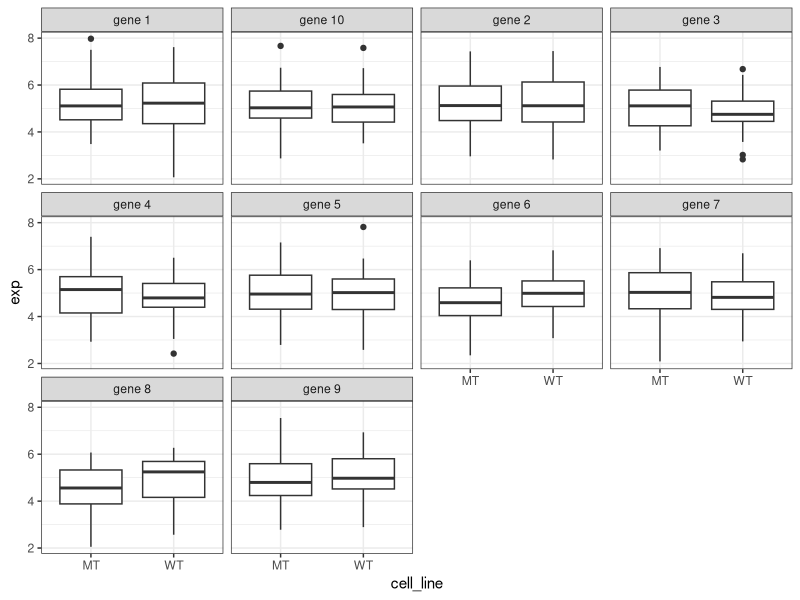
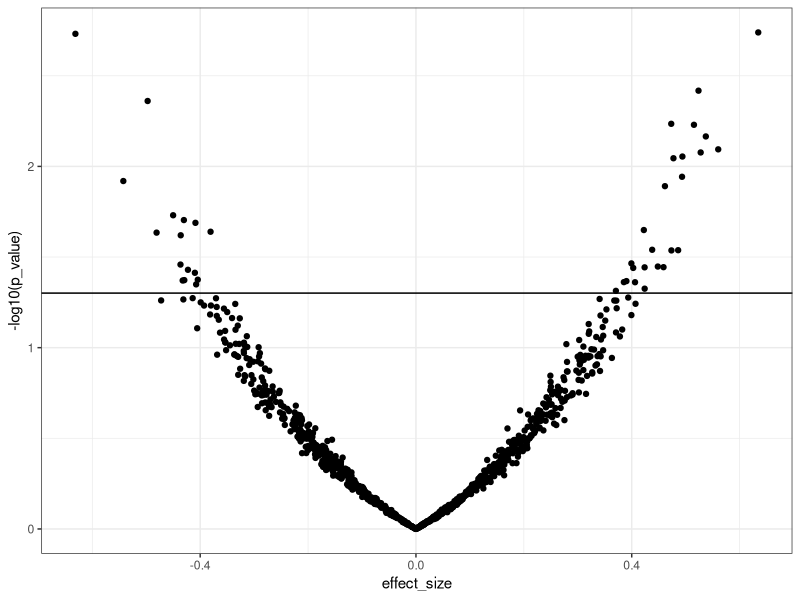
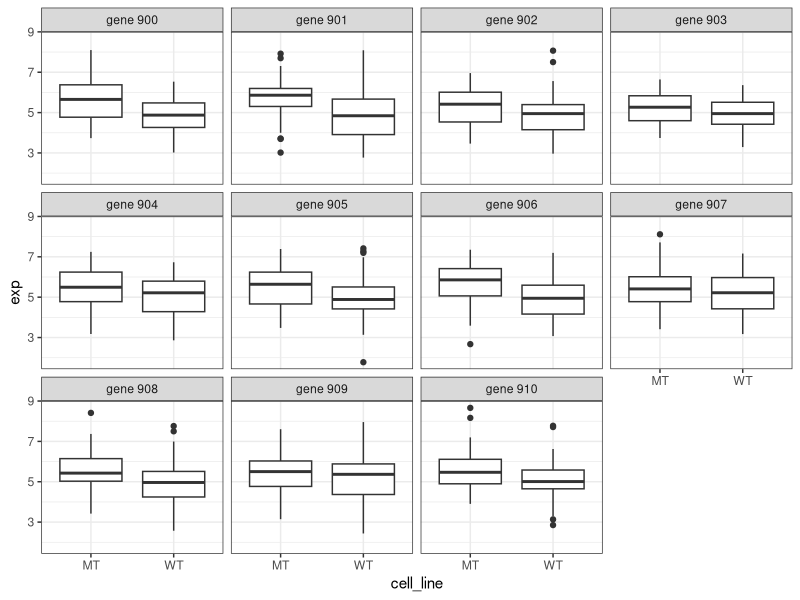
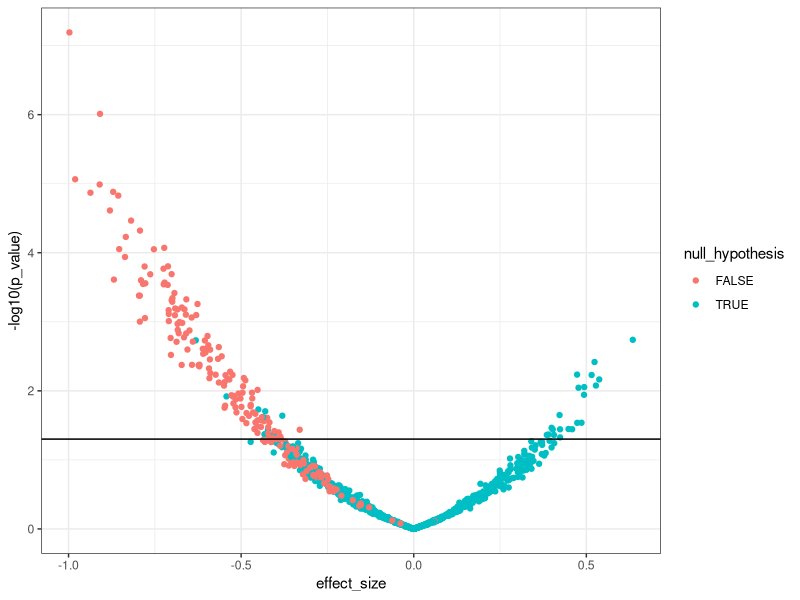
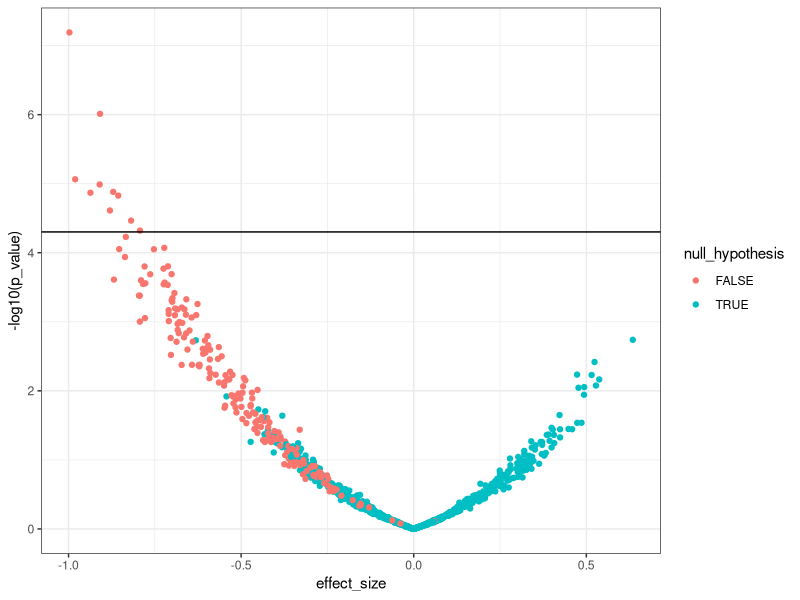
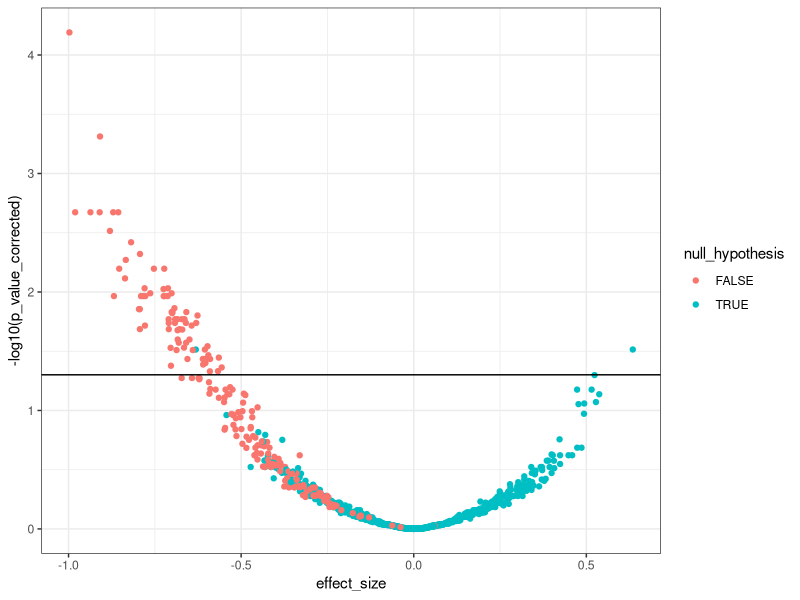

Here is the R script that generated these plots, in order:
## ---- chunk 1
knitr::opts_chunk$set(echo = TRUE)
## ---- chunk 2
library(tidyverse)
theme_set(theme_bw())

#generate data
set.seed(1111)
n_genes <- 1000
n_cell_lines <- 50
gene_exp <- data.frame(gene = character(),
                 cell_line = character(),
                 exp = numeric())

for(i in 1:n_genes) {
  WT_exp <- rnorm(n_cell_lines, mean = 5, sd = 1)
  MT_exp <- rnorm(n_cell_lines, mean = 5, sd = 1)
  df <- data.frame(gene = paste0("gene ", i), 
                   cell_line = c(rep("WT", n_cell_lines), rep("MT", n_cell_lines)),
                   exp = c(WT_exp, MT_exp))
  gene_exp <- rbind(df, gene_exp)
}
  

ggplot(gene_exp %>% filter(gene %in% paste0("gene ", 1:10)), aes(x = cell_line, y = exp)) + geom_boxplot() + facet_wrap(~gene)
## ---- chunk 3
run_t_test <- function(group, values) {
  df <- data.frame(group = group, values = values)
  test <- t.test(values~group, data = df)
  #returns:
  tibble(p_value = test$p.value,
         effect_size = test$estimate[2] - test$estimate[1])
}

gene_exp_test <- gene_exp %>% 
  group_by(gene) %>% 
  summarize(run_t_test(cell_line, exp))

ggplot(gene_exp_test, aes(x = effect_size, y = -log10(p_value))) + geom_point() +
  geom_hline(yintercept = -log10(.05))

cat("Number of genes called statistically significant: ", length(which(gene_exp_test$p_value < .05)))

## ---- chunk 4
#generate data
set.seed(1111)
n_genes <- 1000
n_cell_lines <- 50
pct_DE <- .2
gene_exp <- data.frame(gene = character(),
                 cell_line = character(),
                 exp = numeric(),
                 diff = logical())

for(i in 1:(n_genes*(1 - pct_DE))) {
  WT_exp <- rnorm(n_cell_lines, mean = 5, sd = 1)
  MT_exp <- rnorm(n_cell_lines, mean = 5, sd = 1)
  df <- data.frame(gene = paste0("gene ", i), 
                   cell_line = c(rep("WT", n_cell_lines), rep("MT", n_cell_lines)),
                   exp = c(WT_exp, MT_exp),
                   null_hypothesis = TRUE)
  gene_exp <- rbind(df, gene_exp)
}
  
for(i in (n_genes*(1 - pct_DE) + 1):n_genes) {
  WT_exp <- rnorm(n_cell_lines, mean = 5, sd = 1)
  MT_exp <- rnorm(n_cell_lines, mean = 5.5, sd = 1)
  df <- data.frame(gene = paste0("gene ", i), 
                   cell_line = c(rep("WT", n_cell_lines), rep("MT", n_cell_lines)),
                   exp = c(WT_exp, MT_exp), 
                   null_hypothesis=FALSE)
  gene_exp <- rbind(df, gene_exp)
}


ggplot(gene_exp %>% filter(gene %in% paste0("gene ", 900:910)), aes(x = cell_line, y = exp)) + geom_boxplot() + facet_wrap(~gene)
  
## ---- chunk 5
run_t_test <- function(group, values) {
  df <- data.frame(group = group, values = values)
  test <- t.test(values~group, data = df)
  #returns:
  tibble(p_value = test$p.value,
         effect_size = test$estimate[2] - test$estimate[1])
}

gene_exp_test <- gene_exp %>% 
  group_by(gene, null_hypothesis) %>% 
  summarize(run_t_test(cell_line, exp))

ggplot(gene_exp_test, aes(x = effect_size, y = -log10(p_value), color = null_hypothesis)) +
  geom_point() +
  geom_hline(yintercept = -log10(.05))


## ---- chunk 6
cat("False Positives: ", length(which(gene_exp_test$null_hypothesis == T & gene_exp_test$p_value < .05)), "\n") 
cat("True Negatives: ", length(which(gene_exp_test$null_hypothesis == T & gene_exp_test$p_value >= .05)), "\n")
cat("True Positives: ", length(which(gene_exp_test$null_hypothesis == F & gene_exp_test$p_value < .05)), "\n") 
cat("False Negatives: ", length(which(gene_exp_test$null_hypothesis == F & gene_exp_test$p_value >= .05)), "\n")

cat("False Positive Rate: ", length(which(gene_exp_test$null_hypothesis == T & gene_exp_test$p_value < .05)) /  (n_genes * (1 - pct_DE)), "\n") 
cat("True Negative Rate: ", length(which(gene_exp_test$null_hypothesis == T & gene_exp_test$p_value >= .05)) / (n_genes * (1 - pct_DE)), "\n")
cat("True Positive Rate: ", length(which(gene_exp_test$null_hypothesis == F & gene_exp_test$p_value < .05)) / (n_genes * pct_DE), "\n") 
cat("False Negative Rate: ", length(which(gene_exp_test$null_hypothesis == F & gene_exp_test$p_value >= .05)) / (n_genes * pct_DE), "\n")
## ---- chunk 7
ggplot(gene_exp_test, aes(x = effect_size, y = -log10(p_value), color = null_hypothesis)) +
  geom_point() +
  geom_hline(yintercept = -log10(.05/1000))

cat("False Positives: ", length(which(gene_exp_test$null_hypothesis == T & gene_exp_test$p_value < .05/1000)), "\n") 
cat("True Negatives: ", length(which(gene_exp_test$null_hypothesis == T & gene_exp_test$p_value >= .05/1000)), "\n")
cat("True Positives: ", length(which(gene_exp_test$null_hypothesis == F & gene_exp_test$p_value < .05/1000)), "\n") 
cat("False Negatives: ", length(which(gene_exp_test$null_hypothesis == F & gene_exp_test$p_value >= .05/1000)), "\n")

cat("False Positive Rate: ", length(which(gene_exp_test$null_hypothesis == T & gene_exp_test$p_value < .05/1000)) /  (n_genes * (1 - pct_DE)), "\n") 
cat("True Negative Rate: ", length(which(gene_exp_test$null_hypothesis == T & gene_exp_test$p_value >= .05/1000)) / (n_genes * (1 - pct_DE)), "\n")
cat("True Positive Rate: ", length(which(gene_exp_test$null_hypothesis == F & gene_exp_test$p_value < .05/1000)) / (n_genes * pct_DE), "\n") 
cat("False Negative Rate: ", length(which(gene_exp_test$null_hypothesis == F & gene_exp_test$p_value >= .05/1000)) / (n_genes * pct_DE), "\n")
## ---- chunk 8
gene_exp_test$p_value_corrected <- p.adjust(gene_exp_test$p_value, method = "fdr")
ggplot(gene_exp_test, aes(x = effect_size, y = -log10(p_value_corrected), color = null_hypothesis)) +
  geom_point() +
  geom_hline(yintercept = -log10(.05))

cat("False Positives: ", length(which(gene_exp_test$null_hypothesis == T & gene_exp_test$p_value_corrected < .05)), "\n") 
cat("True Negatives: ", length(which(gene_exp_test$null_hypothesis == T & gene_exp_test$p_value_corrected >= .05)), "\n")
cat("True Positives: ", length(which(gene_exp_test$null_hypothesis == F & gene_exp_test$p_value_corrected < .05)), "\n") 
cat("False Negatives: ", length(which(gene_exp_test$null_hypothesis == F & gene_exp_test$p_value_corrected >= .05)), "\n")

cat("False Positive Rate: ", length(which(gene_exp_test$null_hypothesis == T & gene_exp_test$p_value_corrected < .05)) /  (n_genes * (1 - pct_DE)), "\n") 
cat("True Negative Rate: ", length(which(gene_exp_test$null_hypothesis == T & gene_exp_test$p_value_corrected >= .05)) / (n_genes * (1 - pct_DE)), "\n")
cat("True Positive Rate: ", length(which(gene_exp_test$null_hypothesis == F & gene_exp_test$p_value_corrected < .05)) / (n_genes * pct_DE), "\n") 
cat("False Negative Rate: ", length(which(gene_exp_test$null_hypothesis == F & gene_exp_test$p_value_corrected >= .05)) / (n_genes * pct_DE), "\n")


